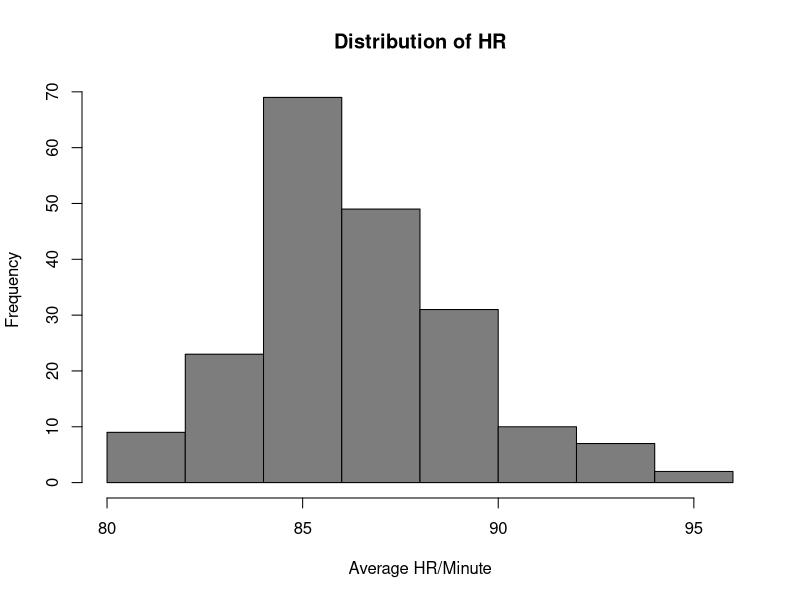

Source code (R):
library(dplyr)
library(ggplot2)
library(car)
library(tidyr)
library(rstatix)

data <- read.csv("BlinkR_app/data/Caf_Dummy_Data.csv", header = TRUE)

average_trs_paired <- data %>%
  group_by(ID, Caffeine_Status) %>%
  summarise(Average_HR = mean(HR, na.rm = TRUE), .groups = 'drop')

hist <- hist(average_trs_paired$Average_HR,
             main = "Distribution of HR",
             xlab = "Average HR/Minute",
             ylab = "Frequency",
             col = "grey49",
             border = "black")


average_trs_paired_wide <- average_trs_paired %>%
  pivot_wider(names_from = Caffeine_Status, values_from = Average_HR)

t_test_paired <- t.test(
  average_trs_paired_wide$Caf,
  average_trs_paired_wide$"No-Caf",
  paired = TRUE
)

p_val <- t_test_paired$p.value

effect_size_paired_t <- average_trs_paired %>%
  cohens_d(Average_HR ~ Caffeine_Status, paired = TRUE)


data_summary <- average_trs_paired %>%
  group_by(Caffeine_Status) %>%
  summarise(
    n = n(),
    mean = mean(Average_HR, na.rm = TRUE),
    sd = sd(Average_HR, na.rm = TRUE),
    sem = sd / sqrt(n)
  )

data_summary$Caffeine_Status <- factor(data_summary$Caffeine_Status, levels = c("No-Caf", "Caf"))
average_trs_paired$Caffeine_Status <- factor(average_trs_paired$Caffeine_Status, levels = c("No-Caf", "Caf"))

boxplot <- ggplot(average_trs_paired, aes(x = Caffeine_Status, y = Average_HR, fill = Caffeine_Status)) + 
  geom_boxplot(outlier.shape = NA, width = 0.5) + 
  geom_jitter(
    data = average_trs_paired, 
    aes(x = Caffeine_Status, y = Average_HR), 
    width = 0.2, 
    size = 2, 
    color = "maroon"
  ) +
  scale_fill_manual(values = c("No-Caf" = "grey49", "Caf" = "lightgrey")) +
  labs(
    x = "Caffeine Status",
    y = "HR/Minute",
    title = "HR/Minute by Caffeine Status"
  ) +
  theme_minimal() +
  theme(legend.position = "none") +
  ylim(70, max(data_summary$mean + data_summary$sem) * 1.2)


